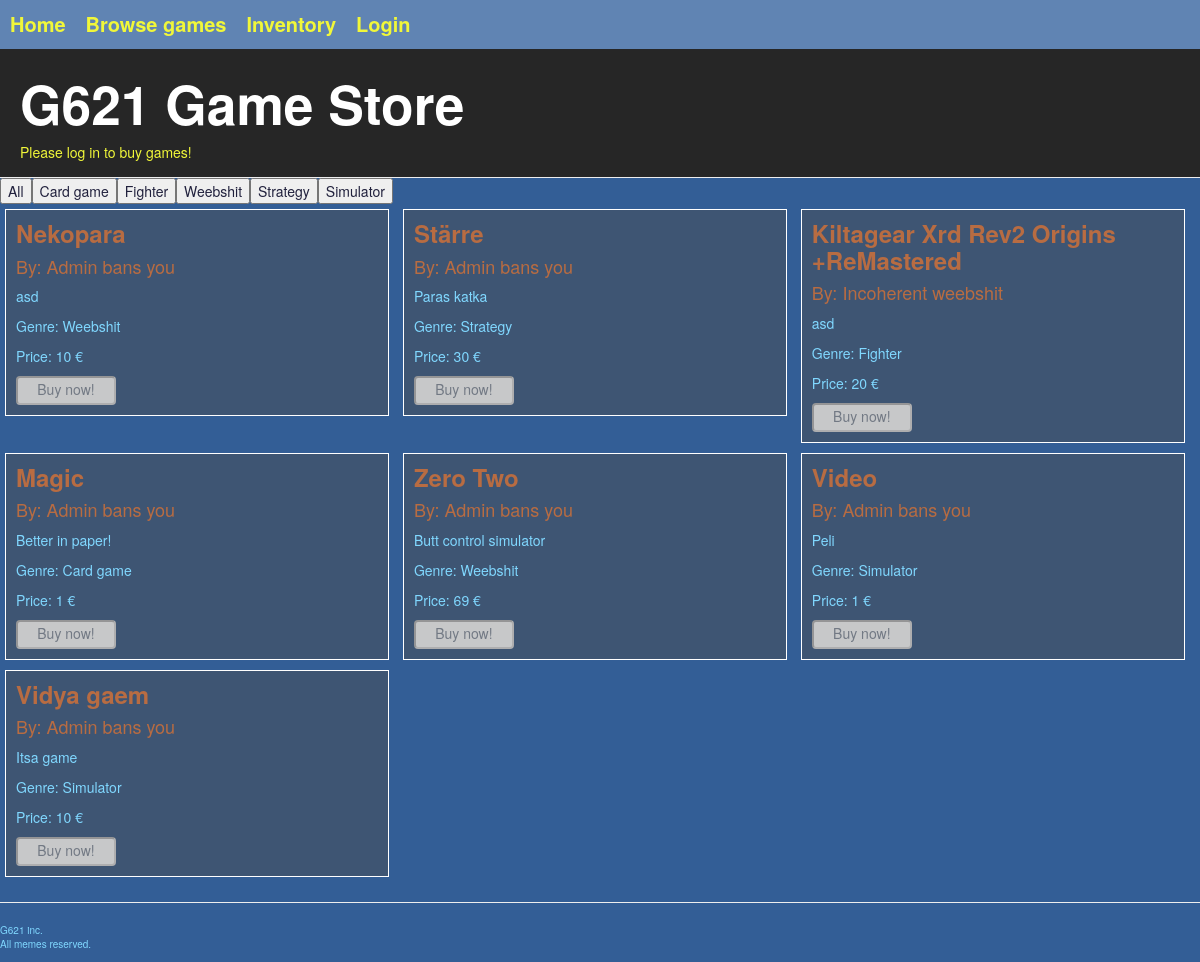
The app's page /shop/ with its own data.
### gameshop/models.py (models this page shows, shortened)
class Genre(models.Model):
    name = models.CharField(max_length=20)
    def __str__(self):
        return self.name

class Game(models.Model):
    id = models.AutoField(auto_created=True, primary_key=True)
    name = models.CharField(max_length=50)
    description = models.TextField(max_length=500)
    genre = models.ForeignKey(Genre, on_delete=models.CASCADE)
    sales = models.IntegerField(default=0)
    price = models.IntegerField(default=0)
    owner = models.ForeignKey(Developer, on_delete=models.CASCADE)
    url = models.CharField(max_length=300, default='http://webcourse.cs.hut.fi/example_game.html')
    bought = models.ManyToManyField(Profile, blank=True, through="Game_state")

class Developer(models.Model):
    profile = models.OneToOneField(Profile, on_delete=models.CASCADE)
    studioname = models.CharField(max_length=50)

### gameshop/views.py (the view)
# urls.py: path('shop/', shop),
def shop(request, genre=None):
    template = loader.get_template("gameshop/shop.html")
    if genre:
        g = get_object_or_404(Genre, name=genre)
        games = Game.objects.filter(genre=g)
    else:
        games = Game.objects.all()
    if request.user.is_anonymous:
        profile = None
        gamelist = map(lambda x: (x, False), games)
    else:
        profile = profile = Profile.objects.get(user = request.user)
        gamelist = map(lambda x: (x, profile.hasBought(x)), games)
    context = getUserContext(request.user)
    context["gamelist"] = gamelist # List[Tuple] (Game, UserHasThatGame)
    context["genres"] = Genre.objects.all()
    return HttpResponse(template.render(context))

### gameshop/helpers.py (called while the page is built, shortened)
def getUserContext(user):
    if not user or user.is_anonymous:
        return { "profile": None, "developer": None }

### gameshop/templates/gameshop/shop.html (shortened to what this page needs)
{% extends "gameshop/generic.html" %}
{% block script %}
  {% load staticfiles %}
{% endblock %}
{%  block pageHeader %}
  <div class="page-header">
    <h1>
      G621 Game Store
    </h1>
    {% if not profile %}
    <a href="/login/">
      Please log in to buy games!
    </a>
    {% endif %}
  </div>
{% endblock %}
{% block content %}
{% include "gameshop/inventory/genre_list.html" %}
{% for game, isOwned in gamelist %}
    <div class="store-block">
      <h3 id="game_name">
        {{ game.name }}
      </h3>
      <h4 id="game_studioname">
        By: {{ game.owner.studioname }}
      </h4>
      <p id="game_description">
        {{ game.description }}
      </p>
      <p>
        Genre: {{ game.genre }}
      </p>
        {% if isOwned %}
          <p>You already own this game.</p>
          <form action="/gamescreen/{{ game.id }}/">
            <input class="play-now-button" type="submit" value="Play now!" />
          </form>
        {% else %}
        <p id="game_price">
          Price: {{ game.price }}  €
        </p>
        <form action="//payments.webcourse.niksula.hut.fi/pay/" method="POST" id="{{game.name}}">
          {% if profile %}
              <input class="shop_buy" id="{{game.id}}" type="button" onclick="buy(this.id)" value="Buy now!"/>
          {% else %}
              <input class="shop_buy_disabled" value="Buy now!" disabled/>
          {% endif %}
        </form>
      {% endif %}
    </div>
  {% endfor %}
{% endblock %}

### gameshop/templates/gameshop/inventory/genre_list.html
<table class="genre-table">
  <tbody>
    <form action="/shop/">
      <input class="genre-selection" type="submit" value="All">
    </form>
    {% for genre in genres %}
      <form action="/shop/{{ genre.name }}/">
        <input class="genre-selection" type="submit" value="{{ genre.name }}">
      </form>
    {% endfor %}
  </tbody>
</table>

### gameshop/static/css/gameshop.css (style rules this page uses)
:root { --page-bg: #335E96; --page-header-bg: #262626; --page-header-txt: #FFFFFF; --header-bg: #6084B3; --text: #80D8FF; --link: #F1F739; --head: #B86C42; --store-block-bg: #3E5573; --store-block-border: #FFFFFF; --shop-buy-button: #FFFFFF; --disabled: #727984; --disabled-bg: #c7c8c9; --buy-button-txt: #3a6041; --buy-button-bg: #06cc2d; --play-button-bg: #034da8; }
input, select, textarea, .submit { color: #21213d; }
.page-header { background-color: var(--page-header-bg); margin: 0; padding: 15px 15px 15px 20px; }
h1, h2, h3, h4, h5, h6, h7 { color: var(--head); margin-top: 0; }
.page-header h1, .page-header h1 a, .page-header h1 a:visited, .page-header h1 a:active { color: var(--page-header-txt); font-size: 40pt; font-weight: 900; margin-top: 10px; margin-bottom: 10px; }
.store-block { background-color: var(--store-block-bg); border: solid 1px var(--store-block-border); padding: 10px; margin: 5px; width: 32%; display: inline-table; }
a { color: var(--link); }
form { color: var(--head); }
body { background-color: var(--page-bg); padding: 0; color: var(--text); }
#game_name { font-weight: bold; }
.shop_buy_disabled { text-align: center; color: var(--disabled); background-color: var(--disabled-bg); width: 100px; border-radius: 4px; padding-bottom: 4px; }

### records on screen
Genre: name "Card game"
Genre: name "Fighter"
Genre: name "Weebshit"
Genre: name "Strategy"
Genre: name "Simulator"
Game: name "Nekopara", owner.studioname "Admin bans you", description "asd", genre "Weebshit", price "10"
Game: name "Stärre", owner.studioname "Admin bans you", description "Paras katka", genre "Strategy", price "30"
Game: name "Kiltagear Xrd Rev2 Origins +ReMastered", owner.studioname "Incoherent weebshit", description "asd", genre "Fighter", price "20"
Game: name "Magic", owner.studioname "Admin bans you", description "Better in paper!", genre "Card game", price "1"
Game: name "Zero Two", owner.studioname "Admin bans you", description "Butt control simulator", genre "Weebshit", price "69"
Game: name "Video", owner.studioname "Admin bans you", description "Peli", genre "Simulator", price "1"
Game: name "Vidya gaem", owner.studioname "Admin bans you", description "Itsa game", genre "Simulator", price "10"
